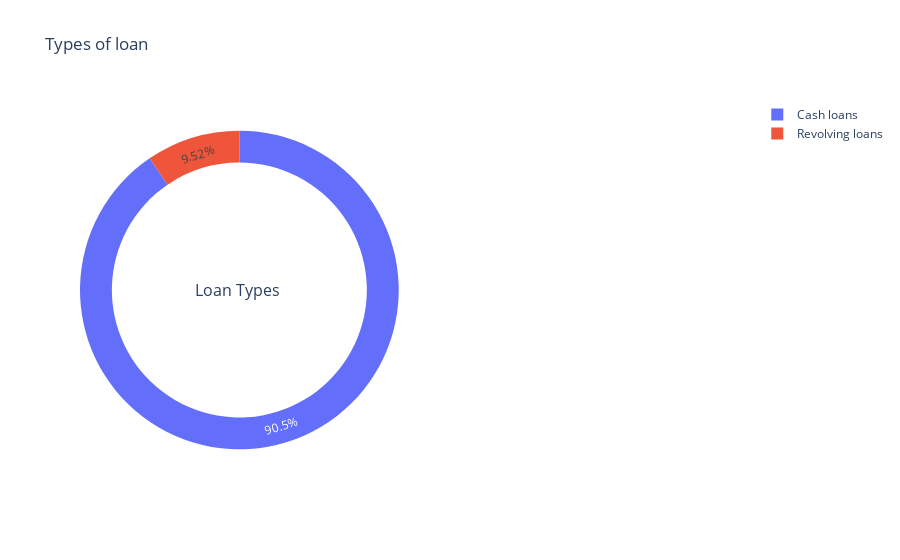

The notebook cell this image was saved under:
### Markdown cell above
### 2.3  Types of Organization who Applied for Loan

### Code cell
temp = data_train["NAME_CONTRACT_TYPE"].value_counts()
fig = {
  "data": [
    {
      "values": temp.values,
      "labels": temp.index,
      "domain": {"x": [0, .48]},
      #"name": "Types of Loans",
      #"hoverinfo":"label+percent+name",
      "hole": .8,
      "type": "pie"
    },
    
    ],
  "layout": {
        "title":"Types of loan",
        "annotations": [
            {
                "font": {
                    "size": 16
                },
                "showarrow": False,
                "text": "Loan Types",
                "x": 0.17,
                "y": 0.5
            }
            
        ]
    }
}
iplot(fig, filename='donut')

### Figure 1 — Plotly figure (JSON) as saved in the notebook; plotly's stock layout.template omitted (floating-point values rounded to 4 significant figures)
{"data": [{"domain": {"x": [0, 0.48]}, "hole": 0.8, "labels": ["Cash loans", "Revolving loans"], "type": "pie", "values": [278232, 29279]}], "layout": {"annotations": [{"font": {"size": 16}, "showarrow": false, "text": "Loan Types", "x": 0.17, "y": 0.5}], "title": {"text": "Types of loan"}}}
